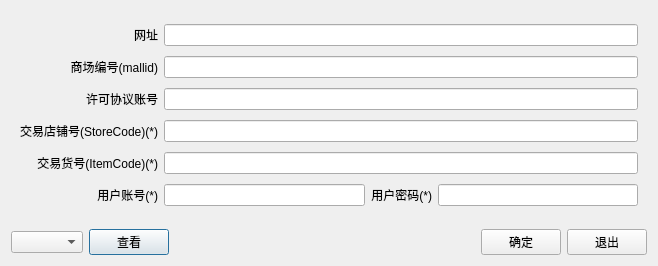
<?xml version="1.0" encoding="UTF-8"?>
<ui version="4.0">
 <class>w_sys_manage_outer_pay_set_fengze</class>
 <widget class="QDialog" name="w_sys_manage_outer_pay_set_fengze">
  <property name="geometry">
   <rect>
    <x>0</x>
    <y>0</y>
    <width>658</width>
    <height>266</height>
   </rect>
  </property>
  <property name="windowTitle">
   <string>Dialog</string>
  </property>
  <layout class="QVBoxLayout" name="verticalLayout">
   <item>
    <widget class="QFrame" name="frame_kechuan">
     <property name="outer_stylesheet" stdset="0">
      <string>frame_detail_show</string>
     </property>
     <layout class="QGridLayout" name="gridLayout_3">
      <item row="1" column="1" colspan="3">
       <widget class="QLineEdit" name="lineEdit_mallid"/>
      </item>
      <item row="4" column="1" colspan="3">
       <widget class="QLineEdit" name="lineEdit_itemCode"/>
      </item>
      <item row="5" column="1">
       <widget class="QLineEdit" name="lineEdit_username"/>
      </item>
      <item row="4" column="0">
       <widget class="QLabel" name="label_33">
        <property name="text">
         <string>交易货号(ItemCode)(*)</string>
        </property>
        <property name="alignment">
         <set>Qt::AlignRight|Qt::AlignTrailing|Qt::AlignVCenter</set>
        </property>
       </widget>
      </item>
      <item row="5" column="2">
       <widget class="QLabel" name="label_35">
        <property name="text">
         <string>用户密码(*)</string>
        </property>
        <property name="alignment">
         <set>Qt::AlignRight|Qt::AlignTrailing|Qt::AlignVCenter</set>
        </property>
       </widget>
      </item>
      <item row="3" column="1" colspan="3">
       <widget class="QLineEdit" name="lineEdit_storeCode"/>
      </item>
      <item row="3" column="0">
       <widget class="QLabel" name="label_32">
        <property name="text">
         <string>交易店铺号(StoreCode)(*)</string>
        </property>
        <property name="alignment">
         <set>Qt::AlignRight|Qt::AlignTrailing|Qt::AlignVCenter</set>
        </property>
       </widget>
      </item>
      <item row="5" column="3">
       <widget class="QLineEdit" name="lineEdit_password">
        <property name="echoMode">
         <enum>QLineEdit::Password</enum>
        </property>
       </widget>
      </item>
      <item row="5" column="0">
       <widget class="QLabel" name="label_34">
        <property name="text">
         <string>用户账号(*)</string>
        </property>
        <property name="alignment">
         <set>Qt::AlignRight|Qt::AlignTrailing|Qt::AlignVCenter</set>
        </property>
       </widget>
      </item>
      <item row="0" column="0">
       <widget class="QLabel" name="label_26">
        <property name="text">
         <string>网址</string>
        </property>
        <property name="alignment">
         <set>Qt::AlignRight|Qt::AlignTrailing|Qt::AlignVCenter</set>
        </property>
       </widget>
      </item>
      <item row="2" column="1" colspan="3">
       <widget class="QLineEdit" name="lineEdit_license"/>
      </item>
      <item row="1" column="0">
       <widget class="QLabel" name="label_31">
        <property name="text">
         <string>商场编号(mallid)</string>
        </property>
        <property name="alignment">
         <set>Qt::AlignRight|Qt::AlignTrailing|Qt::AlignVCenter</set>
        </property>
       </widget>
      </item>
      <item row="2" column="0">
       <widget class="QLabel" name="label_36">
        <property name="text">
         <string>许可协议账号</string>
        </property>
        <property name="alignment">
         <set>Qt::AlignRight|Qt::AlignTrailing|Qt::AlignVCenter</set>
        </property>
       </widget>
      </item>
      <item row="0" column="1" colspan="3">
       <widget class="QLineEdit" name="lineEdit_website"/>
      </item>
     </layout>
    </widget>
   </item>
   <item>
    <layout class="QHBoxLayout" name="horizontalLayout">
     <item>
      <widget class="QComboBox" name="comboBox"/>
     </item>
     <item>
      <widget class="QPushButton" name="pushButton">
       <property name="text">
        <string>查看</string>
       </property>
      </widget>
     </item>
     <item>
      <spacer name="horizontalSpacer">
       <property name="orientation">
        <enum>Qt::Horizontal</enum>
       </property>
       <property name="sizeHint" stdset="0">
        <size>
         <width>40</width>
         <height>20</height>
        </size>
       </property>
      </spacer>
     </item>
     <item>
      <widget class="lds_toolbar_button" name="pushButton_ok">
       <property name="text">
        <string>确定</string>
       </property>
       <property name="outer_stylesheet" stdset="0">
        <string>pushbutton</string>
       </property>
      </widget>
     </item>
     <item>
      <widget class="lds_toolbar_button" name="pushButton_exit">
       <property name="text">
        <string>退出</string>
       </property>
       <property name="outer_stylesheet" stdset="0">
        <string>pushbutton</string>
       </property>
      </widget>
     </item>
    </layout>
   </item>
  </layout>
 </widget>
 <customwidgets>
  <customwidget>
   <class>lds_toolbar_button</class>
   <extends>QPushButton</extends>
   <header>lds_toolbar_button.h</header>
  </customwidget>
 </customwidgets>
 <resources/>
 <connections/>
</ui>
